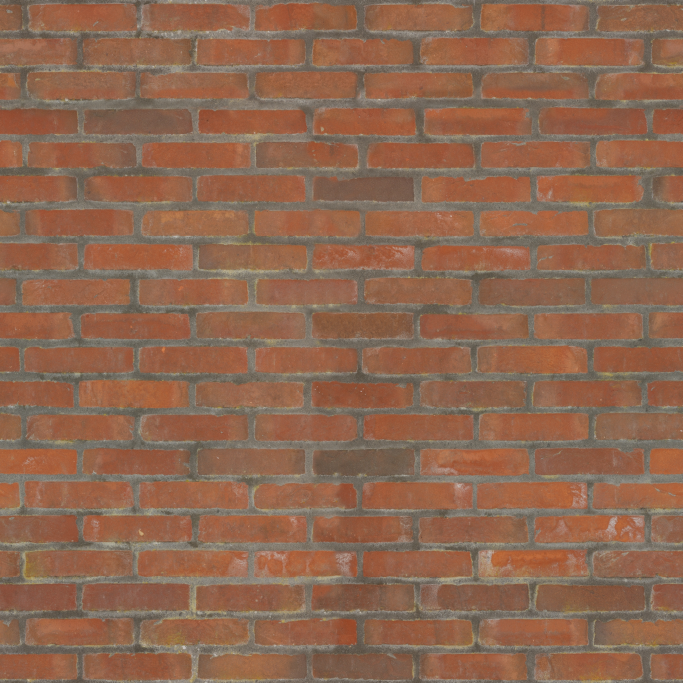
#> input picture blender/assets/tex_scan/red_brick_diff_2k.jpg, 2048 x 2048 px (shown at 1/3 size)
$ python facade_tex.py
#> lines starting #> are read from the running program, lines starting #| are printed output that depends on the picture; after the words box and inside, x2 and y2 are one past the last pixel; in counts of white or black regions, pixels touching at a corner belong together
"""Texture preparation for the facade asset (run with the bpy python: /home/user/tools/bl/bin/python, which has numpy, Pillow, scipy).

    python3 facade_tex.py        # writes blender/assets/tex_gen/*

1. brick atlas: individual brick faces cut out of the CC0 Poly Haven `red_brick` scan (tex_scan/), each normalised to
   its own mean colour (so the facade palette sets the brick colour and the scan supplies clay texture, pores, fire
   flashing, chips and arrises), packed 8 x 8 into albedo-detail / normal / roughness atlases.  The shader picks one
   atlas brick per brick cell, so the scanned faces follow our real coursing instead of a tiled photo.
2. canvas set: tileable awning canvas (plain weave, slubs, albedo-detail / normal / roughness), generated procedurally.
"""
import os
import numpy as np
from PIL import Image
from scipy.ndimage import gaussian_filter

HERE = os.path.dirname(os.path.abspath(__file__))
SCAN = os.path.join(HERE, "tex_scan")
OUT = os.path.join(HERE, "tex_gen")
TW, TH = 256, 78          # atlas tile (215 x 65 mm brick face -> ~0.84 mm / px)
NA = 8


def runs(mask, minlen=3):
    r, i = [], 0
    while i < len(mask):
        if mask[i]:
            j = i
            while j < len(mask) and mask[j]:
                j += 1
            if j - i >= minlen:
                r.append((i, j))
            i = j
        else:
            i += 1
    return r


def srgb_to_lin(c):
    return np.where(c <= 0.04045, c / 12.92, ((c + 0.055) / 1.055) ** 2.4)


def lin_to_srgb(c):
    c = np.clip(c, 0, 1)
    return np.where(c <= 0.0031308, c * 12.92, 1.055 * c ** (1 / 2.4) - 0.055)


def brick_atlas():
    a = np.asarray(Image.open(os.path.join(SCAN, "red_brick_diff_2k.jpg")).convert('RGB')).astype(np.float32) / 255
    nrm = np.asarray(Image.open(os.path.join(SCAN, "red_brick_nor_gl_2k.jpg")).convert('RGB')).astype(np.float32) / 255
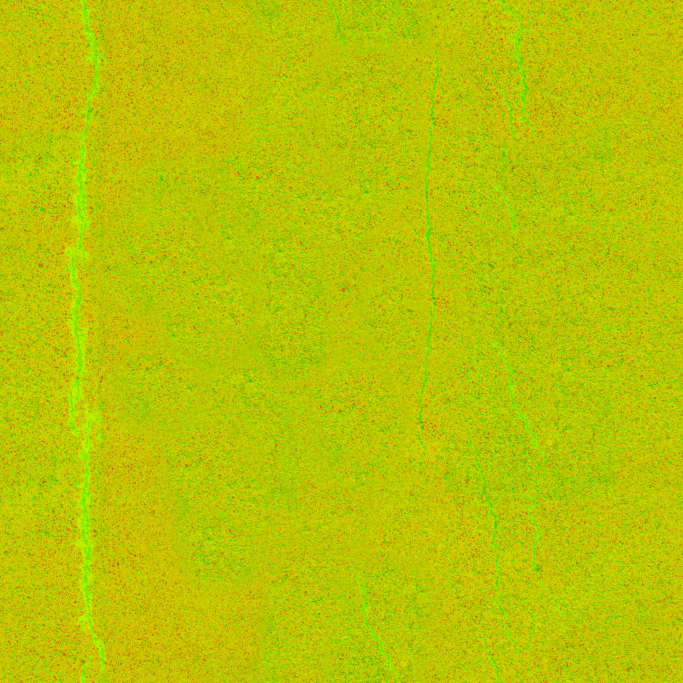
#> input picture blender/assets/tex_scan/asphalt_02_arm_2k.jpg, 2048 x 2048 px, given in place of red_brick_nor_gl_2k.jpg, which was not available (shown at 1/3 size)
    rgh = np.asarray(Image.open(os.path.join(SCAN, "red_brick_rough_2k.jpg")).convert('L')).astype(np.float32) / 255
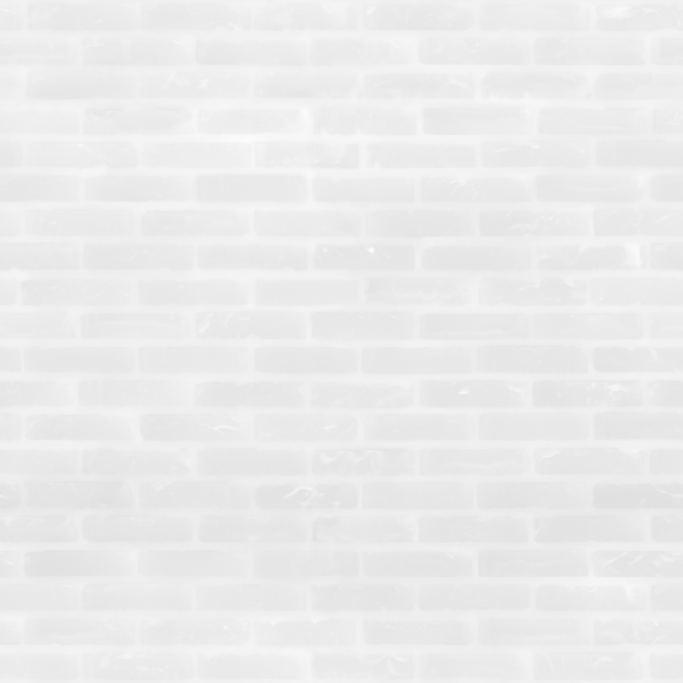
#> input picture blender/assets/tex_scan/red_brick_rough_2k.jpg, 2048 x 2048 px (shown at 1/3 size)
    s = a.max(2) - a.min(2)
    m = (s < np.percentile(s, 25)).astype(np.float32)
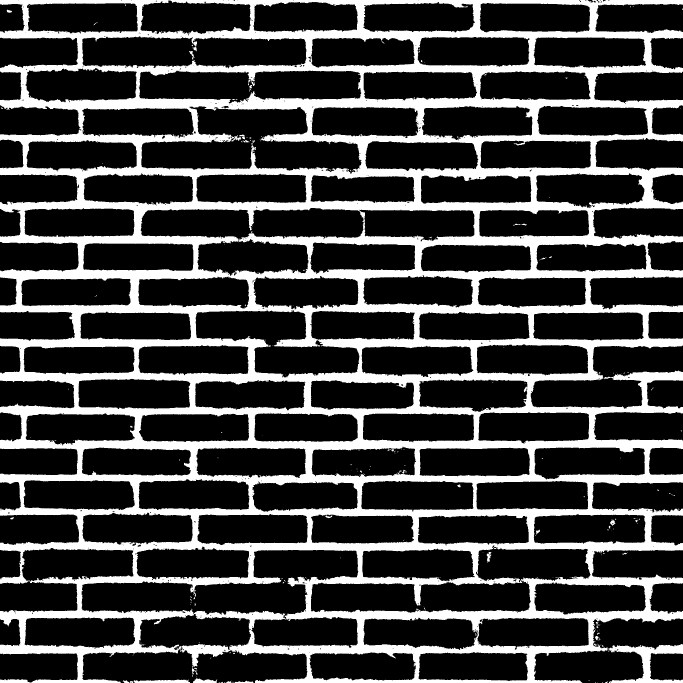
#> m: shape (2048, 2048) float32 (shown at 1/3 size); values 0 (black) and 1 (white), 24.9% white; 292 white regions (252 under 20 px), largest, box (x1, y1, x2, y2) and area: (0, 0, 2048, 2048) 1038785, (400, 2039, 570, 2048) 1176, (579, 2035, 652, 2048) 595
    beds = runs(m.mean(1) > 0.5, 2)
#> the loop in runs, `while i < len(mask):` made 1629 passes
#> i on passes 1, 83: 12, 115
#> i on passes 2 to 7: 13, 14, 15, 16, 17, 18
#> after the loop in runs, `while i < len(mask):`: i = 2048; r = [(0, 12), (93, 115), (197, 217), (297, 324), (405, 425), (505, 527), (606, 630), (709, 732), (811, 835), (916, 938), (1018, 1040), (1120, 1142), (1222, 1242), (1322, 1346), (1425, 1446), (1527, 1546), (1628, 1651), (1733, 1751), (1833, 1857), (1937, 1960), (2040, 2048)]
#> beds has the same summary as r in runs
    bricks = []
    for (a0, a1), (b0, b1) in zip(beds[:-1], beds[1:]):
        y0, y1 = a1, b0
        if y1 - y0 < 60:
            continue
        col = m[y0 + 8:y1 - 8].mean(0)
        heads = runs(col > 0.5, 2)
        edges = [(0, 0)] + heads + [(a.shape[1], a.shape[1])]
        for (h0, h1), (k0, k1) in zip(edges[:-1], edges[1:]):
            x0, x1 = h1, k0
            if x0 == 0 or x1 == a.shape[1] or x1 - x0 < 150:
                continue     # skip bricks cut by the image border and half bats
            bricks.append((x0, x1, y0, y1))
#> this loop made 20 passes
#> (a0, a1, b0, b1, y0, y1) on passes 1 to 12: (0, 12, 93, 115, 12, 93), (93, 115, 197, 217, 115, 197), (197, 217, 297, 324, 217, 297), (297, 324, 405, 425, 324, 405), (405, 425, 505, 527, 425, 505), (505, 527, 606, 630, 527, 606), (606, 630, 709, 732, 630, 709), (709, 732, 811, 835, 732, 811), (811, 835, 916, 938, 835, 916), (916, 938, 1018, 1040, 938, 1018), (1018, 1040, 1120, 1142, 1040, 1120), (1120, 1142, 1222, 1242, 1142, 1222)
#> after the loop, bricks = 98 items, first 6: (86, 411, 12, 93), (426, 750, 12, 93), (763, 1072, 12, 93), (1093, 1420, 12, 93), (1441, 1769, 12, 93), (248, 918, 115, 197)
    print("bricks found:", len(bricks))
#| bricks found: 98
    rng = np.random.default_rng(3)
    rng.shuffle(bricks)
    bricks = bricks[:NA * NA]
#> bricks = 64 items, first 6: (1088, 1418, 1651, 1733), (242, 571, 938, 1018), (1098, 1431, 425, 505), (426, 750, 12, 93), (251, 580, 732, 811), (1443, 1772, 425, 505)
    alb = np.zeros((NA * TH, NA * TW, 3), np.float32)
    nor = np.zeros((NA * TH, NA * TW, 3), np.float32)
    rou = np.zeros((NA * TH, NA * TW), np.float32)
    for k in range(NA * NA):
        x0, x1, y0, y1 = bricks[k % len(bricks)]
        # 1 px inward so the mortar fringe never enters the face, keep the arrises
        sl = (slice(y0 + 5, y1 - 5), slice(x0 + 6, x1 - 6))
        def rs(img, mode=Image.LANCZOS):
            im = Image.fromarray(np.clip(img * 255, 0, 255).astype(np.uint8))
            return np.asarray(im.resize((TW, TH), mode)).astype(np.float32) / 255
        lin = srgb_to_lin(a[sl])
        mean = lin.reshape(-1, 3).mean(0)
        lum = lin @ np.array([0.2126, 0.7152, 0.0722], np.float32)
        lm = float(mean @ np.array([0.2126, 0.7152, 0.0722], np.float32))
        chroma = (lin / np.maximum(lum, 1e-4)[..., None]) / (mean / lm)[None, None, :]
        det = (lum / lm)[..., None] ** 0.9 * np.clip(chroma, 0.2, 3.0) ** 0.35   # damp hue swings (mortar smear stays neutral)
        ty, tx = divmod(k, NA)
        tile = rs(np.clip(det * 0.5, 0, 1))        # stored as detail * 0.5 (linear, Non-Color)
        alb[ty * TH:(ty + 1) * TH, tx * TW:(tx + 1) * TW] = tile
        nor[ty * TH:(ty + 1) * TH, tx * TW:(tx + 1) * TW] = rs(nrm[sl])
        rou[ty * TH:(ty + 1) * TH, tx * TW:(tx + 1) * TW] = rs(rgh[sl])
#> this loop made 64 passes
#> (x0, x1, y0, y1, mean, lm) on passes 1 to 12: (1088, 1418, 1651, 1733, [0.313, 0.115, 0.061], 0.154), (242, 571, 938, 1018, [0.305, 0.108, 0.0569], 0.146), (1098, 1431, 425, 505, [0.312, 0.104, 0.0513], 0.144), (426, 750, 12, 93, [0.302, 0.122, 0.0691], 0.157), (251, 580, 732, 811, [0.375, 0.123, 0.0581], 0.172), (1443, 1772, 425, 505, [0.333, 0.121, 0.0621], 0.162), (423, 746, 1242, 1322, [0.295, 0.114, 0.0627], 0.149), (764, 1074, 835, 916, [0.307, 0.134, 0.0812], 0.167), (586, 912, 1142, 1222, [0.309, 0.14, 0.0782], 0.172), (934, 1244, 1751, 1833, [0.224, 0.103, 0.0609], 0.126), (1602, 1928, 938, 1018, [0.318, 0.123, 0.0646], 0.16), (69, 398, 1651, 1733, [0.297, 0.131, 0.0691], 0.162)
#> pass 1, in brick_atlas, `lin = srgb_to_lin(a[sl])`:
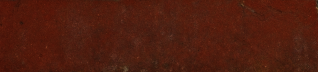
#> lin: shape (72, 318, 3) float32; mean R, G, B 0.313, 0.115, 0.061
#> pass 1, in brick_atlas, `det = (lum / lm)[..., None] ** 0.9 * np.clip(chroma, 0.2, 3.0) ** 0.35`:
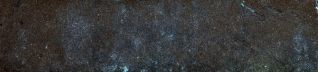
#> det: shape (72, 318, 3) float32; mean R, G, B 0.999, 0.999, 0.996; drawn with min black and max white
#> after the loop:
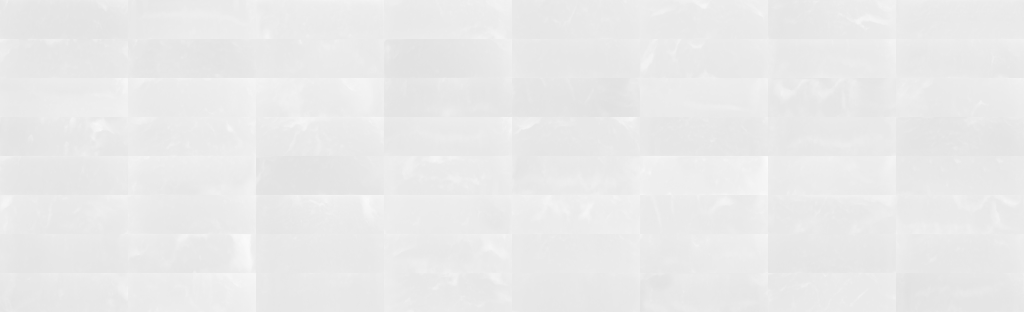
#> rou: shape (624, 2048) float32 (shown at 1/2 size); min 0.878, max 0.984, mean 0.916
    os.makedirs(OUT, exist_ok=True)
    Image.fromarray((alb * 255 + 0.5).astype(np.uint8)).save(os.path.join(OUT, "brick_atlas_detail.png"))
    Image.fromarray((nor * 255 + 0.5).astype(np.uint8)).save(os.path.join(OUT, "brick_atlas_nor_gl.png"))
    Image.fromarray((rou * 255 + 0.5).astype(np.uint8)).save(os.path.join(OUT, "brick_atlas_rough.png"))


def canvas(N=2048, threads=256, seed=5):
    """Plain-weave awning duck, tileable: N px = one tile.  `threads` warp/weft per tile."""
#> called with N = 2048, threads = 256, seed = 5
    rng = np.random.default_rng(seed)
    y, x = np.mgrid[0:N, 0:N].astype(np.float32)
    p = N / threads
    # per-thread thickness / brightness variation (slubs) – tileable by construction
    wt = 1 + 0.25 * gaussian_filter(rng.standard_normal(threads), 0.7, mode='wrap')
    ft = 1 + 0.25 * gaussian_filter(rng.standard_normal(threads), 0.7, mode='wrap')
    ix = (x // p).astype(int) % threads
    iy = (y // p).astype(int) % threads
    fx = (x % p) / p
    fy = (y % p) / p
    over = ((ix + iy) % 2 == 0)
    warp = np.sin(np.pi * fx) ** 0.6 * wt[ix]       # vertical threads
    weft = np.sin(np.pi * fy) ** 0.6 * ft[iy]
    along_w = 0.75 + 0.25 * np.sin(np.pi * fy)       # thread rises over crossings
    along_f = 0.75 + 0.25 * np.sin(np.pi * fx)
    h = np.where(over, warp * along_w, weft * along_f)
    # fibre fuzz
    fz = rng.random((N, N)).astype(np.float32)
    fz = gaussian_filter(fz, 0.8, mode='wrap')
    h = h * 0.85 + 0.15 * (fz - fz.mean()) / fz.std() * 0.3
    # large soft mottling (dye unevenness), tileable via wrap
    mot = gaussian_filter(rng.standard_normal((N // 8, N // 8)).astype(np.float32), 6, mode='wrap')
    mot = np.kron(mot, np.ones((8, 8), np.float32))
    mot = gaussian_filter(mot, 6, mode='wrap')
    mot = (mot - mot.mean()) / (mot.std() + 1e-6)
    alb = 0.5 * (0.88 + 0.10 * h + 0.03 * mot + 0.04 * (fz - 0.5))
    hh = gaussian_filter(h, 0.6, mode='wrap')
    gy, gx = np.gradient(hh)
    k = 2.2
    n = np.stack([-gx * k, gy * k, np.ones_like(hh)], -1)    # OpenGL (green up)
    n /= np.linalg.norm(n, axis=-1, keepdims=True)
    rough = 0.82 + 0.08 * (1 - h / max(1e-6, h.max())) + 0.03 * mot / 3
    Image.fromarray((np.clip(alb, 0, 1) * 255 + 0.5).astype(np.uint8)).save(os.path.join(OUT, "canvas_detail.png"))
    Image.fromarray(((n * 0.5 + 0.5) * 255 + 0.5).astype(np.uint8)).save(os.path.join(OUT, "canvas_nor_gl.png"))
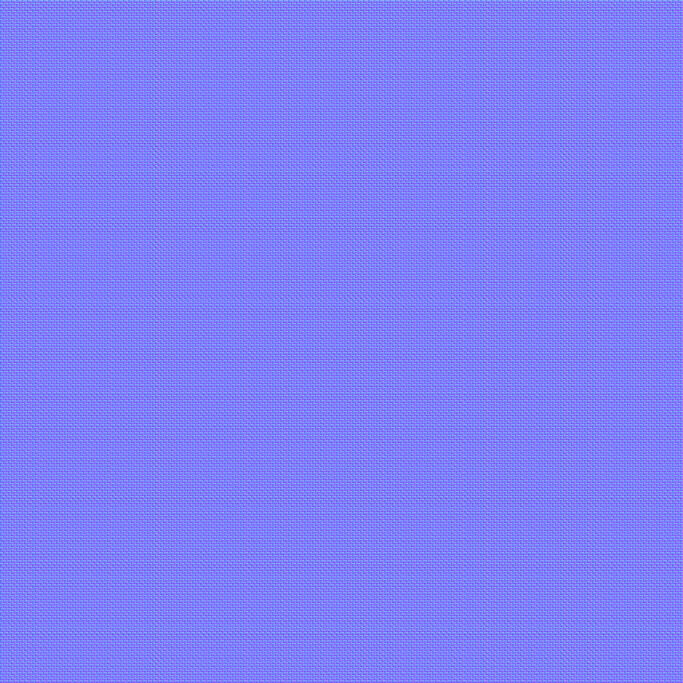
#> saved as canvas_nor_gl.png: PIL image 2048x2048 RGB (shown at 1/3 size); mean R, G, B 127.4, 127.5, 248.6
    Image.fromarray((np.clip(rough, 0, 1) * 255 + 0.5).astype(np.uint8)).save(os.path.join(OUT, "canvas_rough.png"))


if __name__ == "__main__":
    os.makedirs(OUT, exist_ok=True)
    brick_atlas()
    canvas()
